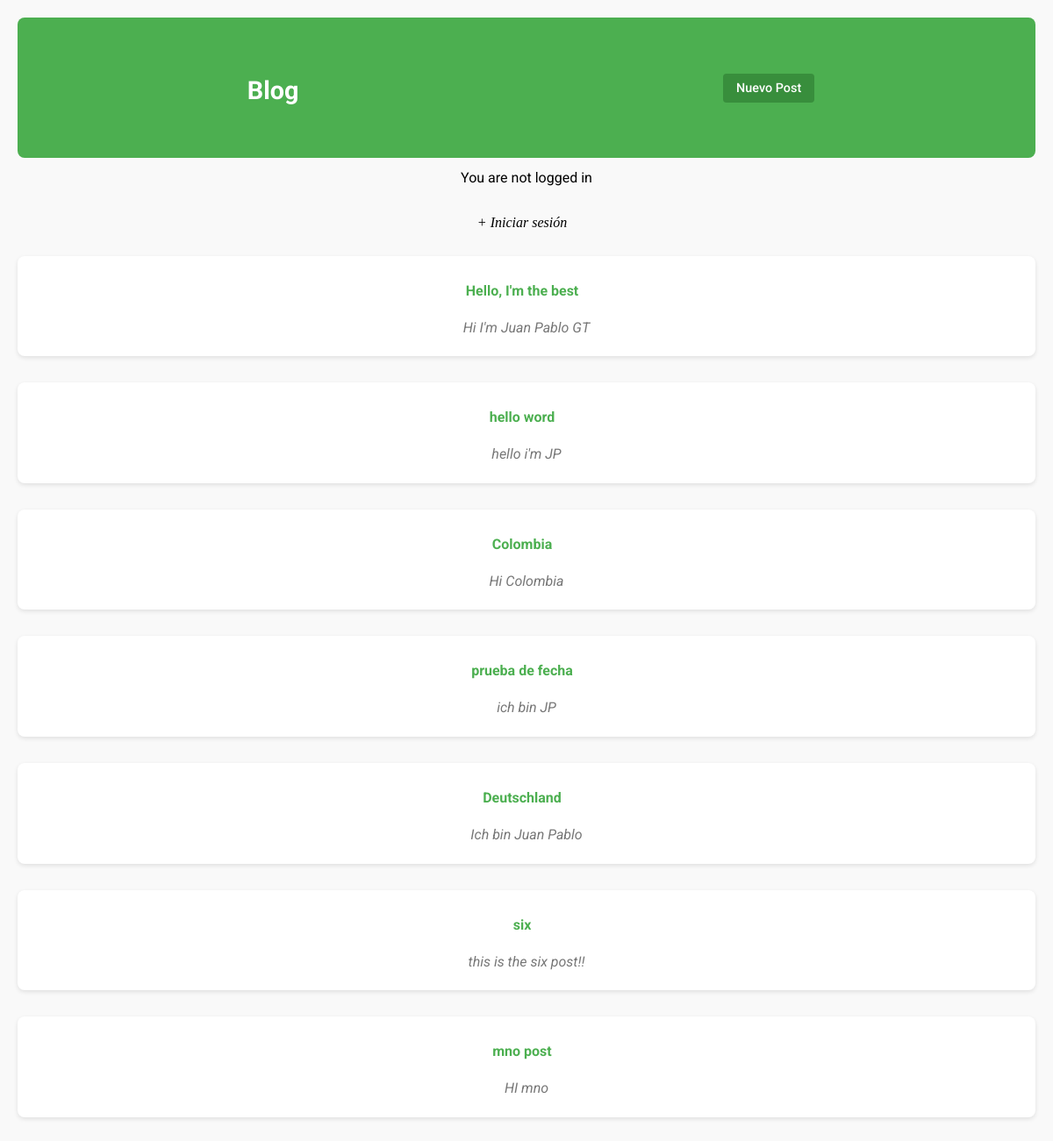
Before: / with the older database file.
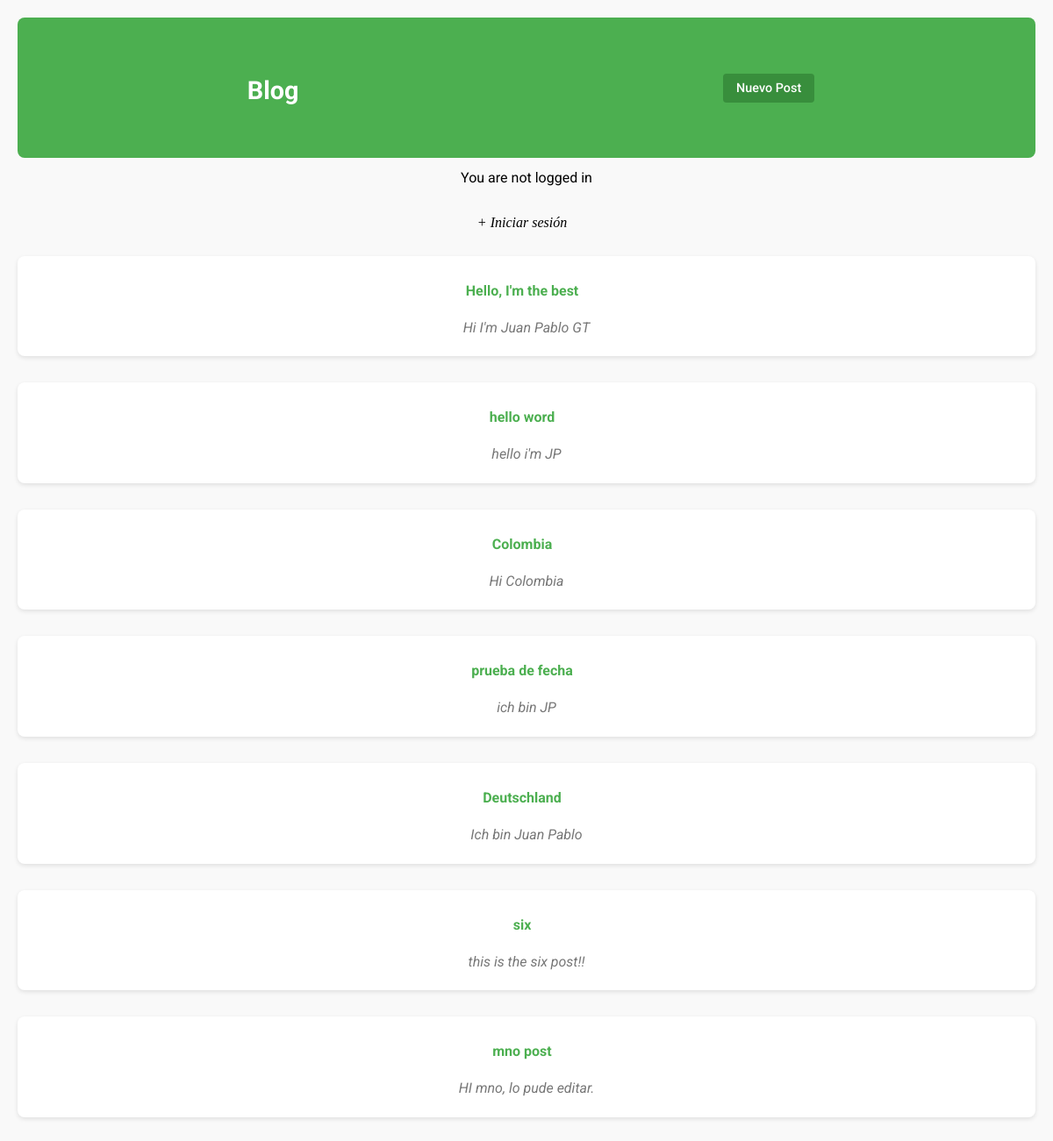
After: the same page with the newer database file.
### blog/models.py (models this page shows, shortened)
class Post(models.Model):
    title = models.CharField(max_length=255)
    author = models.ForeignKey(
        'auth.User',
        on_delete=models.CASCADE,
    )
    body = models.TextField()
    created = models.DateTimeField(auto_now_add=True)

### blog/views.py (the view)
# urls.py: path('', BlogListView.as_view(), name='home'),
class BlogListView(ListView):
    model = Post
    template_name = 'home.html'

### blog/templates/home.html
{% extends 'base.html' %}
{% block content %}
{% for post in post_list %}
    <div class='post-entry'>
        <h2><a href="{% url 'post_detail' pk=post.pk %}">{{post.title}}</a></h2>
        <p>{{post.body}}</p>
    </div>
{% endfor %}
{% endblock content %}

Changed rows visible on the page:
changed Post "mno post": body "HI mno" → "HI mno, lo pude editar."
